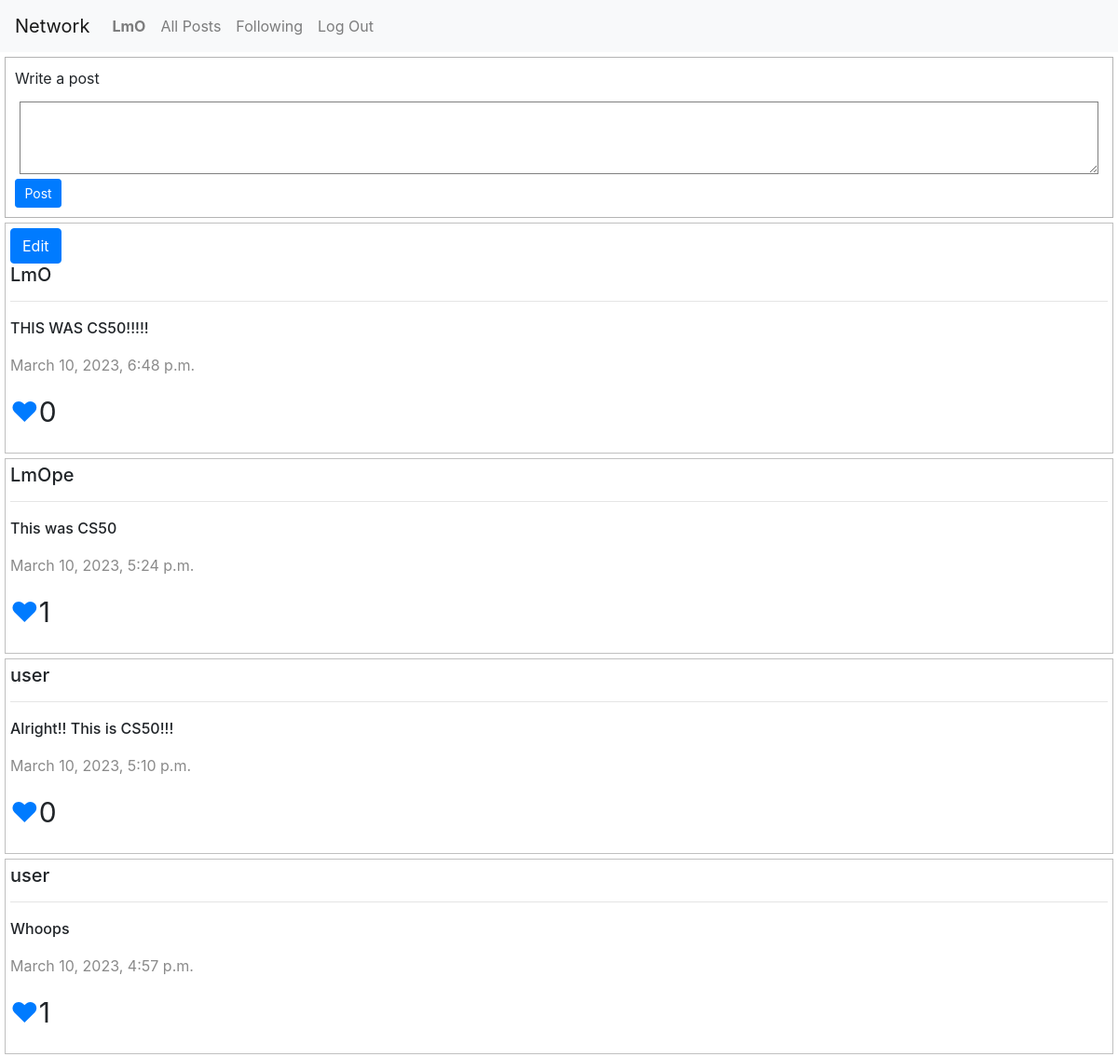
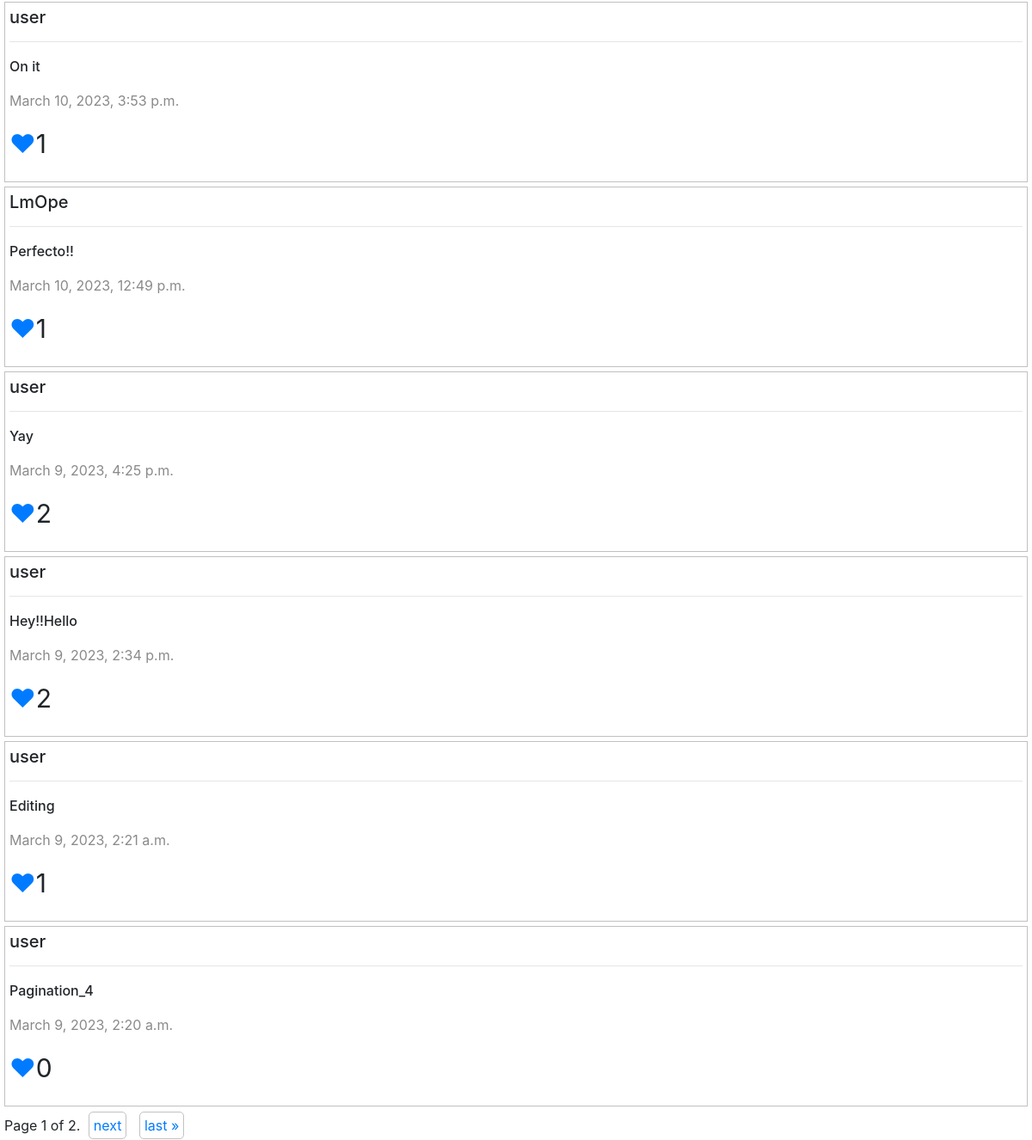
The page /posts?page=1&check=2 (signed in) on the database its author committed (2 pictures, top to bottom).
### network/models.py (models this page shows, shortened)
class User(AbstractUser):
    pass

class Post(models.Model):
    poster = models.ForeignKey("User", on_delete=models.CASCADE, related_name="posts")
    content = models.TextField()
    time = models.DateTimeField(auto_now_add=True)
    likes = models.IntegerField(default=0)

### network/views.py (the view)
# urls.py: path("posts", views.posts, name="posts"),
def posts(request):
    if int(request.GET.get('check')) == 1:
        user = User.objects.filter(username=request.user).first()
        posts = []
        user_post = []
        followings = user.followings.all()
        if followings:
            for following in followings:
                user_post = following.following.posts.all()
                for post in user_post:
                    posts.append(post)
        posts.sort(key=lambda x:x.id)
        posts.reverse()
        paginator = Paginator(posts, 10)
        page_number = request.GET.get('page')
        page_obj = paginator.get_page(page_number)
        return render(request, 'network/index.html', {
            'page_obj': page_obj,
            'check': int(request.GET.get('check'))
            })
    else:
        posts = Post.objects.order_by("-time").all()
        paginator = Paginator(posts, 10)
        page_number = request.GET.get('page')
        page_obj = paginator.get_page(page_number)
        return render(request, 'network/index.html', {
            'page_obj': page_obj,
            'check': int(request.GET.get('check'))
            })

### network/templates/network/index.html (shortened to what this page needs)
{% extends "network/layout.html" %}
{% load static %}
{% block body %}
<section id="posts-page">
    {% if user.is_authenticated %}
    <div id="new_post">
        <form id="post-form">
            <label>Write a post</label>
            <textarea required aria-label="Write a post" type="text" id="content" cols="80" rows="3"></textarea>
            <input type="submit" id="submit_post" value="Post" class="btn btn-sm btn-primary" />
        </form>
    </div>
    {% endif %}
    <div id="posts">
        {% for post in page_obj %}
        <div class="post">
        {% if post.poster == user %}
        <button class="btn btn-primary edit">Edit</button>
        {% endif %}
        <h5 class="poster">{{ post.poster }}</h5>
        <hr>
        <p class="post-content">{{ post.content }}</p>
        <p class="time">{{ post.time }}</p>
        <p class="likes"><a class="like" href=#><span class="id" hidden>{{ post.id }}</span>&hearts;</a>{{ post.likes }}</p>
        </div>
        {% endfor %}
        <div class="pagination">
            <span class="step-links">
                {% if page_obj %}
                <span class="current">Page {{ page_obj.number }} of {{ page_obj.paginator.num_pages }}.</span>
                {% endif %}
                {% if page_obj.has_next %}
                <a class="page-item" href="posts?page={{ page_obj.next_page_number }}&check={{check}}">next</a>
                <a class="page-item" href="posts?page={{ page_obj.paginator.num_pages }}&check={{check}}">last &raquo;</a>
                {% endif %}
            </span>
        </div>
    </div>
</section>
{% endblock %}

### network/templates/network/layout.html (shortened to what this page needs)
{% load static %}
<!DOCTYPE html>
<html lang="en">
<head>
    <link rel="stylesheet" href="https://stackpath.bootstrapcdn.com/bootstrap/4.4.1/css/bootstrap.min.css"
>
    <link href="{% static 'network/styles.css' %}" rel="stylesheet">
</head>
<body>
    <nav class="navbar navbar-expand-lg navbar-light bg-light">
        <a class="navbar-brand" href="posts?page=1&check=2">Network</a>
        <div>
            <ul class="navbar-nav mr-auto">
                {% if user.is_authenticated %}
                <li class="nav-item">
                    <a class="nav-link" href="posts?page=1&check=2"><strong id="user-name">{{ user.username }}</strong></a>
                </li>
                {% endif %}
                <li class="nav-item">
                    <a class="nav-link" href="posts?page=1&check=2">All Posts</a>
                </li>
                {% if user.is_authenticated %}
                <li class="nav-item">
                    <a id="following-post" class="nav-link" href="posts?page=1&check=1">Following</a>
                </li>
                <li class="nav-item">
                    <a class="nav-link" href="{% url 'logout' %}">Log Out</a>
                </li>
                {% endif %}
            </ul>
        </div>
    </nav>
    <div class="body">
        {% block body %}
        {% endblock %}
    </div>
</body>
</html>

### network/static/network/styles.css (style rules this page uses)
.likes { font-size: 30px; }
@media (min-width: 992px) { .navbar-expand-lg { display: flex !important; } }
.poster, .like, #follow, #unfollow, .edit, #submit_post { cursor: pointer; }
.post { margin: 5px; padding: 5px; border: 1px solid rgb(192, 192, 192); }
#post-form { display: flex; flex-direction: column; padding: 5px; }
#new_post { border: 1px solid rgb(180, 180, 180); padding: 5px; margin: 5px; }
#content { margin: 5px; border: 1px solid gray; }
.post-content { font-weight: 500; }
.time { color: rgb(138, 138, 138); }
.page-item { width: 50px !important; height: 50px !important; padding: 5px; margin: 5px; border: 1px solid rgb(194, 194, 194); border-radius: 5px; }
.pagination { margin: 5px; margin-top: 10px; }
#submit_post { width: 50px; }

### rows shown on the page
User: username "LmO"
Post: shows "Edit", poster "LmO", content "THIS WAS CS50!!!!!", time "March 10, 2023, 6:48 p.m.", likes "0"
Post: poster "LmOpe", content "This was CS50", time "March 10, 2023, 5:24 p.m.", likes "1"
Post: poster "user", content "Alright!! This is CS50!!!", time "March 10, 2023, 5:10 p.m.", likes "0"
Post: poster "user", content "Whoops", time "March 10, 2023, 4:57 p.m.", likes "1"
Post: poster "user", content "On it", time "March 10, 2023, 3:53 p.m.", likes "1"
Post: poster "LmOpe", content "Perfecto!!", time "March 10, 2023, 12:49 p.m.", likes "1"
Post: poster "user", content "Yay", time "March 9, 2023, 4:25 p.m.", likes "2"
Post: poster "user", content "Hey!!Hello", time "March 9, 2023, 2:34 p.m.", likes "2"
Post: poster "user", content "Editing", time "March 9, 2023, 2:21 a.m.", likes "1"
Post: poster "user", content "Pagination_4", time "March 9, 2023, 2:20 a.m.", likes "0"

### other values the page prints
{{ page_obj.number }} "1"
{{ page_obj.paginator.num_pages }} "2"
